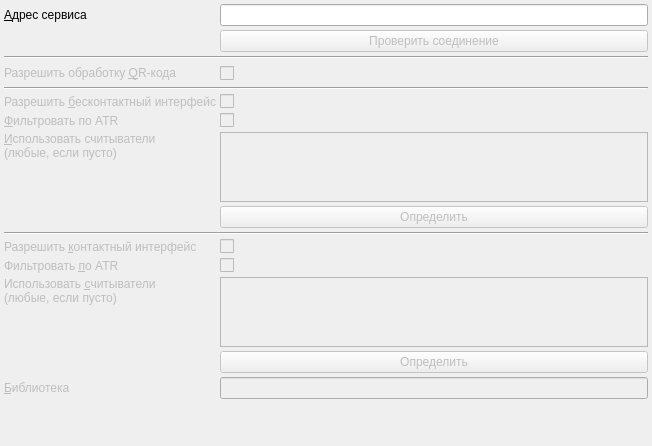
<?xml version="1.0" encoding="UTF-8"?>
<ui version="4.0">
 <class>ekpPage</class>
 <widget class="QWidget" name="ekpPage">
  <property name="geometry">
   <rect>
    <x>0</x>
    <y>0</y>
    <width>652</width>
    <height>446</height>
   </rect>
  </property>
  <property name="windowTitle">
   <string>Единая карта петербуржца</string>
  </property>
  <property name="toolTip">
   <string/>
  </property>
  <layout class="QGridLayout" name="gridLayout">
   <property name="margin">
    <number>4</number>
   </property>
   <property name="spacing">
    <number>4</number>
   </property>
   <item row="16" column="0">
    <widget class="QLabel" name="lblEkpContactLib">
     <property name="enabled">
      <bool>false</bool>
     </property>
     <property name="sizePolicy">
      <sizepolicy hsizetype="Maximum" vsizetype="Preferred">
       <horstretch>0</horstretch>
       <verstretch>0</verstretch>
      </sizepolicy>
     </property>
     <property name="text">
      <string>&amp;Библиотека</string>
     </property>
     <property name="buddy">
      <cstring>edtEkpContactLib</cstring>
     </property>
    </widget>
   </item>
   <item row="11" column="0">
    <widget class="QLabel" name="lblEkpContactEnabled">
     <property name="enabled">
      <bool>false</bool>
     </property>
     <property name="sizePolicy">
      <sizepolicy hsizetype="Maximum" vsizetype="Preferred">
       <horstretch>0</horstretch>
       <verstretch>0</verstretch>
      </sizepolicy>
     </property>
     <property name="minimumSize">
      <size>
       <width>130</width>
       <height>0</height>
      </size>
     </property>
     <property name="text">
      <string>Разрешить &amp;контактный интерфейс</string>
     </property>
     <property name="buddy">
      <cstring>chkEkpContactEnabled</cstring>
     </property>
    </widget>
   </item>
   <item row="17" column="0">
    <spacer name="verticalSpacer_2">
     <property name="enabled">
      <bool>true</bool>
     </property>
     <property name="orientation">
      <enum>Qt::Vertical</enum>
     </property>
     <property name="sizeHint" stdset="0">
      <size>
       <width>20</width>
       <height>185</height>
      </size>
     </property>
    </spacer>
   </item>
   <item row="6" column="0">
    <widget class="QLabel" name="lblEkpContactlessCheckATR">
     <property name="enabled">
      <bool>false</bool>
     </property>
     <property name="sizePolicy">
      <sizepolicy hsizetype="Maximum" vsizetype="Preferred">
       <horstretch>0</horstretch>
       <verstretch>0</verstretch>
      </sizepolicy>
     </property>
     <property name="toolTip">
      <string>ATR = «Answer To Reset»  = «Ответ на сброс», своего рода идентификатор типа карты</string>
     </property>
     <property name="text">
      <string>&amp;Фильтровать по ATR</string>
     </property>
     <property name="buddy">
      <cstring>chkEkpContactlessCheckATR</cstring>
     </property>
    </widget>
   </item>
   <item row="12" column="1">
    <widget class="QCheckBox" name="chkEkpContactCheckATR">
     <property name="enabled">
      <bool>false</bool>
     </property>
     <property name="sizePolicy">
      <sizepolicy hsizetype="Maximum" vsizetype="Preferred">
       <horstretch>0</horstretch>
       <verstretch>0</verstretch>
      </sizepolicy>
     </property>
     <property name="text">
      <string/>
     </property>
    </widget>
   </item>
   <item row="11" column="1">
    <widget class="QCheckBox" name="chkEkpContactEnabled">
     <property name="enabled">
      <bool>false</bool>
     </property>
     <property name="sizePolicy">
      <sizepolicy hsizetype="Maximum" vsizetype="Preferred">
       <horstretch>0</horstretch>
       <verstretch>0</verstretch>
      </sizepolicy>
     </property>
     <property name="text">
      <string/>
     </property>
    </widget>
   </item>
   <item row="12" column="0">
    <widget class="QLabel" name="lblEkpContactCheckATR">
     <property name="enabled">
      <bool>false</bool>
     </property>
     <property name="sizePolicy">
      <sizepolicy hsizetype="Maximum" vsizetype="Preferred">
       <horstretch>0</horstretch>
       <verstretch>0</verstretch>
      </sizepolicy>
     </property>
     <property name="toolTip">
      <string>ATR = «Answer To Reset»  = «Ответ на сброс», своего рода идентификатор типа карты</string>
     </property>
     <property name="text">
      <string>Фильтровать &amp;по ATR</string>
     </property>
     <property name="buddy">
      <cstring>chkEkpContactCheckATR</cstring>
     </property>
    </widget>
   </item>
   <item row="5" column="0">
    <widget class="QLabel" name="lblEkpContactlessEnabled">
     <property name="enabled">
      <bool>false</bool>
     </property>
     <property name="sizePolicy">
      <sizepolicy hsizetype="Maximum" vsizetype="Preferred">
       <horstretch>0</horstretch>
       <verstretch>0</verstretch>
      </sizepolicy>
     </property>
     <property name="minimumSize">
      <size>
       <width>130</width>
       <height>0</height>
      </size>
     </property>
     <property name="text">
      <string>Разрешить &amp;бесконтактный интерфейс</string>
     </property>
     <property name="buddy">
      <cstring>chkEkpContactlessEnabled</cstring>
     </property>
    </widget>
   </item>
   <item row="0" column="0">
    <widget class="QLabel" name="lblIdentCardServiceUrl">
     <property name="enabled">
      <bool>true</bool>
     </property>
     <property name="sizePolicy">
      <sizepolicy hsizetype="Maximum" vsizetype="Preferred">
       <horstretch>0</horstretch>
       <verstretch>0</verstretch>
      </sizepolicy>
     </property>
     <property name="minimumSize">
      <size>
       <width>130</width>
       <height>0</height>
      </size>
     </property>
     <property name="text">
      <string>&amp;Адрес сервиса</string>
     </property>
     <property name="buddy">
      <cstring>edtIdentCardServiceUrl</cstring>
     </property>
    </widget>
   </item>
   <item row="7" column="0">
    <widget class="QLabel" name="lblEkpContactlessReaders">
     <property name="enabled">
      <bool>false</bool>
     </property>
     <property name="sizePolicy">
      <sizepolicy hsizetype="Maximum" vsizetype="Preferred">
       <horstretch>0</horstretch>
       <verstretch>0</verstretch>
      </sizepolicy>
     </property>
     <property name="text">
      <string>&amp;Использовать считыватели
(любые, если пусто)</string>
     </property>
     <property name="buddy">
      <cstring>edtEkpContactlessReaders</cstring>
     </property>
    </widget>
   </item>
   <item row="3" column="0">
    <widget class="QLabel" name="lblEkpBarCodeEnabled">
     <property name="enabled">
      <bool>false</bool>
     </property>
     <property name="sizePolicy">
      <sizepolicy hsizetype="Maximum" vsizetype="Preferred">
       <horstretch>0</horstretch>
       <verstretch>0</verstretch>
      </sizepolicy>
     </property>
     <property name="minimumSize">
      <size>
       <width>130</width>
       <height>0</height>
      </size>
     </property>
     <property name="text">
      <string>Разрешить обработку &amp;QR-кода</string>
     </property>
     <property name="buddy">
      <cstring>chkEkpBarCodeEnabled</cstring>
     </property>
    </widget>
   </item>
   <item row="3" column="1">
    <widget class="QCheckBox" name="chkEkpBarCodeEnabled">
     <property name="enabled">
      <bool>false</bool>
     </property>
     <property name="sizePolicy">
      <sizepolicy hsizetype="Maximum" vsizetype="Preferred">
       <horstretch>0</horstretch>
       <verstretch>0</verstretch>
      </sizepolicy>
     </property>
     <property name="text">
      <string/>
     </property>
    </widget>
   </item>
   <item row="13" column="0">
    <widget class="QLabel" name="lblEkpContactReaders">
     <property name="enabled">
      <bool>false</bool>
     </property>
     <property name="sizePolicy">
      <sizepolicy hsizetype="Maximum" vsizetype="Preferred">
       <horstretch>0</horstretch>
       <verstretch>0</verstretch>
      </sizepolicy>
     </property>
     <property name="text">
      <string>Использовать &amp;считыватели
(любые, если пусто)</string>
     </property>
     <property name="buddy">
      <cstring>edtEkpContactReaders</cstring>
     </property>
    </widget>
   </item>
   <item row="14" column="0">
    <spacer name="verticalSpacer_3">
     <property name="orientation">
      <enum>Qt::Vertical</enum>
     </property>
     <property name="sizeType">
      <enum>QSizePolicy::Expanding</enum>
     </property>
     <property name="sizeHint" stdset="0">
      <size>
       <width>20</width>
       <height>40</height>
      </size>
     </property>
    </spacer>
   </item>
   <item row="6" column="1">
    <widget class="QCheckBox" name="chkEkpContactlessCheckATR">
     <property name="enabled">
      <bool>false</bool>
     </property>
     <property name="sizePolicy">
      <sizepolicy hsizetype="Maximum" vsizetype="Preferred">
       <horstretch>0</horstretch>
       <verstretch>0</verstretch>
      </sizepolicy>
     </property>
     <property name="text">
      <string/>
     </property>
    </widget>
   </item>
   <item row="8" column="0">
    <spacer name="verticalSpacer">
     <property name="orientation">
      <enum>Qt::Vertical</enum>
     </property>
     <property name="sizeType">
      <enum>QSizePolicy::Expanding</enum>
     </property>
     <property name="sizeHint" stdset="0">
      <size>
       <width>20</width>
       <height>40</height>
      </size>
     </property>
    </spacer>
   </item>
   <item row="3" column="2">
    <spacer name="horizontalSpacer">
     <property name="orientation">
      <enum>Qt::Horizontal</enum>
     </property>
     <property name="sizeHint" stdset="0">
      <size>
       <width>40</width>
       <height>20</height>
      </size>
     </property>
    </spacer>
   </item>
   <item row="1" column="1" colspan="2">
    <widget class="QPushButton" name="btnIdentCardServiceTest">
     <property name="enabled">
      <bool>false</bool>
     </property>
     <property name="sizePolicy">
      <sizepolicy hsizetype="Preferred" vsizetype="Fixed">
       <horstretch>0</horstretch>
       <verstretch>0</verstretch>
      </sizepolicy>
     </property>
     <property name="text">
      <string>Проверить соединение</string>
     </property>
    </widget>
   </item>
   <item row="0" column="1" colspan="2">
    <widget class="QLineEdit" name="edtIdentCardServiceUrl">
     <property name="enabled">
      <bool>true</bool>
     </property>
     <property name="sizePolicy">
      <sizepolicy hsizetype="Preferred" vsizetype="Fixed">
       <horstretch>0</horstretch>
       <verstretch>0</verstretch>
      </sizepolicy>
     </property>
     <property name="minimumSize">
      <size>
       <width>0</width>
       <height>0</height>
      </size>
     </property>
     <property name="toolTip">
      <string>&lt;html&gt;&lt;head/&gt;&lt;body&gt;&lt;p&gt;Можно вписать&lt;/p&gt;&lt;p&gt;&lt;span style=&quot; font-weight:600;&quot;&gt;http://${dbServerName}/identCard/&lt;br/&gt;&lt;/span&gt;&lt;/p&gt;&lt;p&gt;При этом вместо &lt;span style=&quot; font-weight:600;&quot;&gt;${dbServerName} &lt;/span&gt;должно подставиться имя (или IP адрес) сервера базы данных.&lt;/p&gt;&lt;/body&gt;&lt;/html&gt;</string>
     </property>
     <property name="text">
      <string/>
     </property>
     <property name="maxLength">
      <number>255</number>
     </property>
    </widget>
   </item>
   <item row="5" column="1" colspan="2">
    <widget class="QCheckBox" name="chkEkpContactlessEnabled">
     <property name="enabled">
      <bool>false</bool>
     </property>
     <property name="sizePolicy">
      <sizepolicy hsizetype="Maximum" vsizetype="Preferred">
       <horstretch>0</horstretch>
       <verstretch>0</verstretch>
      </sizepolicy>
     </property>
     <property name="text">
      <string/>
     </property>
    </widget>
   </item>
   <item row="7" column="1" rowspan="2" colspan="2">
    <widget class="QPlainTextEdit" name="edtEkpContactlessReaders">
     <property name="enabled">
      <bool>false</bool>
     </property>
     <property name="sizePolicy">
      <sizepolicy hsizetype="Preferred" vsizetype="Expanding">
       <horstretch>0</horstretch>
       <verstretch>0</verstretch>
      </sizepolicy>
     </property>
     <property name="tabChangesFocus">
      <bool>true</bool>
     </property>
     <property name="lineWrapMode">
      <enum>QPlainTextEdit::NoWrap</enum>
     </property>
     <property name="plainText">
      <string notr="true"/>
     </property>
    </widget>
   </item>
   <item row="9" column="1" colspan="2">
    <widget class="QPushButton" name="btnEkpContactlessReaderLookFor">
     <property name="enabled">
      <bool>false</bool>
     </property>
     <property name="sizePolicy">
      <sizepolicy hsizetype="Preferred" vsizetype="Fixed">
       <horstretch>0</horstretch>
       <verstretch>0</verstretch>
      </sizepolicy>
     </property>
     <property name="text">
      <string>Определить</string>
     </property>
    </widget>
   </item>
   <item row="13" column="1" rowspan="2" colspan="2">
    <widget class="QPlainTextEdit" name="edtEkpContactReaders">
     <property name="enabled">
      <bool>false</bool>
     </property>
     <property name="sizePolicy">
      <sizepolicy hsizetype="Preferred" vsizetype="Expanding">
       <horstretch>0</horstretch>
       <verstretch>0</verstretch>
      </sizepolicy>
     </property>
     <property name="tabChangesFocus">
      <bool>true</bool>
     </property>
     <property name="lineWrapMode">
      <enum>QPlainTextEdit::NoWrap</enum>
     </property>
    </widget>
   </item>
   <item row="15" column="1" colspan="2">
    <widget class="QPushButton" name="btnEkpContactReaderLookFor">
     <property name="enabled">
      <bool>false</bool>
     </property>
     <property name="sizePolicy">
      <sizepolicy hsizetype="Preferred" vsizetype="Fixed">
       <horstretch>0</horstretch>
       <verstretch>0</verstretch>
      </sizepolicy>
     </property>
     <property name="text">
      <string>Определить</string>
     </property>
    </widget>
   </item>
   <item row="16" column="1" colspan="2">
    <widget class="QLineEdit" name="edtEkpContactLib">
     <property name="enabled">
      <bool>false</bool>
     </property>
     <property name="sizePolicy">
      <sizepolicy hsizetype="Preferred" vsizetype="Fixed">
       <horstretch>0</horstretch>
       <verstretch>0</verstretch>
      </sizepolicy>
     </property>
     <property name="maxLength">
      <number>512</number>
     </property>
    </widget>
   </item>
   <item row="10" column="0" colspan="3">
    <widget class="Line" name="lineContact">
     <property name="orientation">
      <enum>Qt::Horizontal</enum>
     </property>
    </widget>
   </item>
   <item row="4" column="0" colspan="3">
    <widget class="Line" name="lineContactless">
     <property name="orientation">
      <enum>Qt::Horizontal</enum>
     </property>
    </widget>
   </item>
   <item row="2" column="0" colspan="3">
    <widget class="Line" name="lineQR">
     <property name="orientation">
      <enum>Qt::Horizontal</enum>
     </property>
    </widget>
   </item>
  </layout>
 </widget>
 <tabstops>
  <tabstop>edtIdentCardServiceUrl</tabstop>
  <tabstop>btnIdentCardServiceTest</tabstop>
  <tabstop>chkEkpBarCodeEnabled</tabstop>
  <tabstop>chkEkpContactlessEnabled</tabstop>
  <tabstop>chkEkpContactlessCheckATR</tabstop>
  <tabstop>edtEkpContactlessReaders</tabstop>
  <tabstop>btnEkpContactlessReaderLookFor</tabstop>
  <tabstop>chkEkpContactEnabled</tabstop>
  <tabstop>chkEkpContactCheckATR</tabstop>
  <tabstop>edtEkpContactReaders</tabstop>
  <tabstop>btnEkpContactReaderLookFor</tabstop>
  <tabstop>edtEkpContactLib</tabstop>
 </tabstops>
 <resources/>
 <connections/>
</ui>
